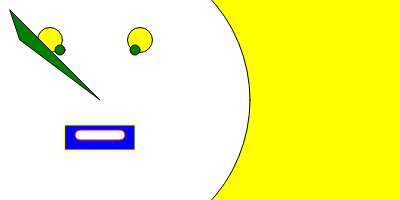
Frame 1 (no input)
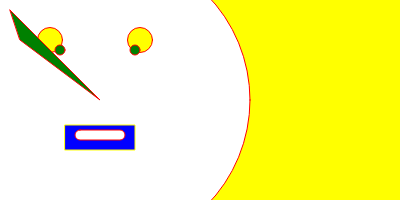
Frame 60 (no input)
Frame 120 (the mouse pressed at the canvas centre since frame 60): identical to frame 60, image omitted

The p5.js sketch that drew these frames (run headless with seeded random() and noise() and a simulated clock; from frame 60 on, the mouse is pressed at the canvas centre):

// p5.js sketch
// ── sketch.js
// self portrait 
function setup() {
	createCanvas(400, 200);

}

	

    function draw() {

    background("yellow" );




     
    // face
	
	fill("darkoranged");
	ellipse(100, 100, 300); 


    // eyes

    
    
   
    fill ("yellow")
	ellipse(140, 40, 25); // left eye
    fill("green")
    ellipse(135, 50, 10);





	fill("yellow");
    ellipse(50 , 40, 25); // right eye
    fill("green");
    ellipse(60, 50, 10);


	
      // nose
     
     triangle(10, 10, 100, 100, 20, 40);
     





    // mouth

    stroke("yellow");
    fill("blue");
    rect(65, 125, 70, 25) ;

    stroke("red");
    fill("white");
    
	rect(75, 130, 50, 10, 10);  


    
   	



}


// ── CSS.css
body {
  font-family: monospace;
  margin: 0;
  padding: 0;
  background-color: darkgreen;
  color: orangered;
}

#container {
  padding: 50px 0;
  width: 500px;
  margin: 0 auto;
}

.link {
  list-style: none;
  color: whitesmoke;
  font-size: 2em;
}

.link a {
  color: whitesmoke;
}

a {
  color: red;
  transition: color 500ms
}

a:hover {
  color: red;
}
